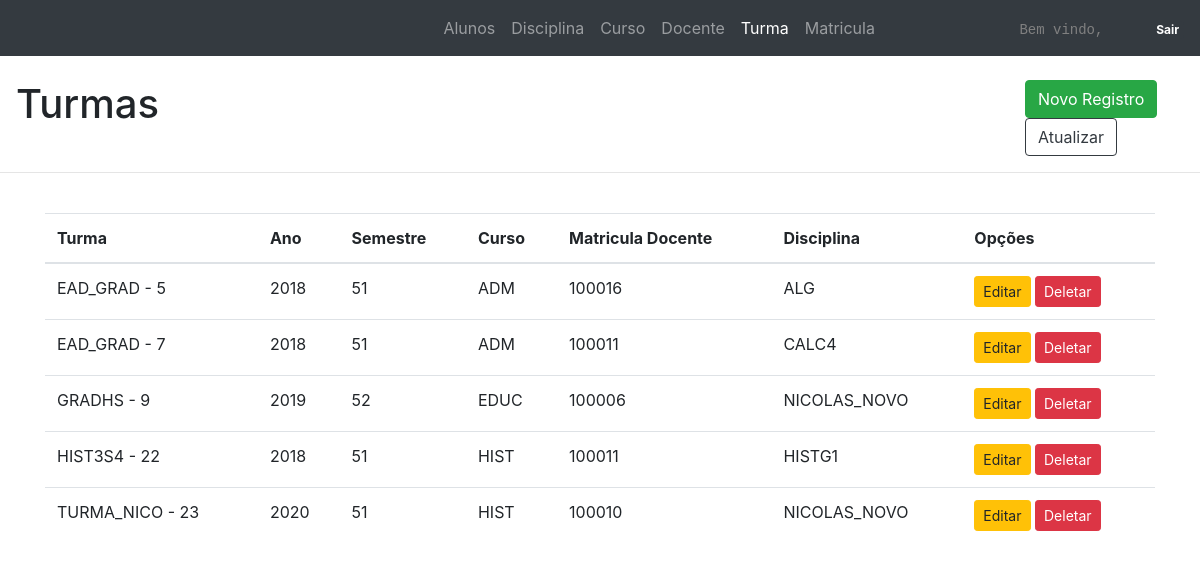
Page /app/turma.php (signed in) on the committed database.
### tables this page shows
create table turma
(
	id int auto_increment
		primary key,
	turma varchar(10) not null,
	ano int not null,
	semestre int not null,
	matriculaDocente int not null,
	curso varchar(20) null,
	disciplina varchar(20) null,
	constraint turma_ibfk_1
		foreign key (matriculaDocente) references docente (matriculaDocente),
	constraint turma_ibfk_2
		foreign key (curso) references curso (curso),
	constraint turma_ibfk_3
		foreign key (disciplina) references disciplina (disciplina),
	constraint turma_ibfk_4
		foreign key (matriculaDocente) references docente (matriculaDocente),
	constraint turma_ibfk_5
		foreign key (curso) references curso (curso),
	constraint turma_ibfk_6
		foreign key (disciplina) references disciplina (disciplina),
	constraint turma_ibfk_7
		foreign key (matriculaDocente) references docente (matriculaDocente),
	constraint turma_ibfk_8
		foreign key (curso) references curso (curso),
	constraint turma_ibfk_9
		foreign key (disciplina) references disciplina (disciplina)
);

### app/turma.php (the view, shortened to what this page needs)
<?php
include 'conexao.php';
?>
<!DOCTYPE html>
<html lang="pt-br">
<head>
  <link rel="stylesheet" href="https://stackpath.bootstrapcdn.com/bootstrap/4.1.3/css/bootstrap.min.css">
  <link rel="stylesheet" href="https://maxcdn.bootstrapcdn.com/bootstrap/4.0.0/css/bootstrap.min.css">
  <link rel="stylesheet" href="./css/main.css">
  <link href="https://unpkg.com/gijgo@1.9.13/css/gijgo.min.css" rel="stylesheet" type="text/css" />
</head>
<body>
  <nav class="navbar navbar-expand-lg navbar-dark bg-dark">
    <div class="container col-lg-2 ">
      <div class="collapse navbar-collapse" id="navbarNav">
        <ul class="navbar-nav">
          <li class="nav-item">
            <a class="nav-link" href="./aluno.php">Alunos</a>
          </li>
          <li class="nav-item">
            <a class="nav-link" href="./disciplinas.php">Disciplina</a>
          </li>
          <li class="nav-item">
            <a class="nav-link" href="./curso.php">Curso</a>
          </li>
          <li class="nav-item">
            <a class="nav-link" href="./docente.php">Docente</a>
          </li>
          <li class="nav-item active">
            <a class="nav-link" href="./turma.php">Turma</a>
          </li>
          <li class="nav-item">
            <a class="nav-link" href="./matricula.php">Matricula</a>
          </li>
        </ul>
      </div>
    </div>
    <div class="mr-5">
        <code class="text-right"><font color="grey">Bem vindo, <?php echo $_SESSION['login'] . " ";?></font></code>
    </div>
    <div>
        <a href="./index.php" class="badge badge-dark">Sair</a>
    </div>
  </nav>
<br>
<div class="row">
    <div class="col">
      <h1 class="ml-3">Turmas</h1>
  </div>
  <div class="col col-lg-2">
      <button type="button" class="btn btn-success" data-toggle="modal" data-target="#addTurma">Novo Registro</button>
      <button type="button" class="btn btn-outline-dark" onclick="location.reload()">Atualizar</button>
  </div>
</div>
<hr>
<br>
<?php
$sql = "
    SELECT * FROM Turma
-- SELECT DISTINCT
-- a.id,
-- a.turma,
-- a.ano,
-- a.semestre,
-- b.nomeCurso
-- FROM
-- Turma AS a
-- INNER JOIN curso AS b ON a.curso = b.curso;
";
$stmt = $conn->prepare($sql);
$stmt->execute();
$result = $stmt->fetchAll();
?>
<div class="container">
    <table class="table table-hover">
      <thead>
        <tr>
          <th scope="col">Turma</th>
          <th scope="col">Ano</th>
          <th scope="col">Semestre</th>
          <th scope="col">Curso</th>
          <th scope="col">Matricula Docente</th>
          <th scope="col">Disciplina</th>
          <th scope="col">Opções</th>
      </tr>
  </thead>
  <tbody>
    <?php foreach ($result as $key => $value) : ?>
      <tr>
        <td><?= $value['turma']. " - ".$value['id'] ; ?></td>
        <td><?=$value['ano'];?></td>
        <td><?=$value['semestre'];?></td>
        <td><?=$value['curso'];?></td>
        <td><?=$value['matriculaDocente'];?></td>
        <td><?=$value['disciplina'];?></td>
        <td>
          <button type="button" class="btn btn-warning btn-sm" data-toggle="modal" data-target="#editarTurma" onclick="
          editaTurma(<?=$value['id'];?>, '<?=$value['turma'];?>', <?=$value['ano'];?>, <?=$value['semestre'];?>, '<?=$value['curso'];?>', '<?=$value['disciplina'];?>', <?=$value['matriculaDocente'];?>);
          ">Editar</button>
          <button  type="submit" class="btn btn-danger btn-sm" onclick="deletaRegistro('excluirTurma',<?php echo $value['id']; ?>)"
            >Deletar</button>
        </td>
    </tr>
<?php endforeach ?>
</tbody>
</table>
</div>
</body>
</html>

### rows in the picture
turma: turma "EAD_GRAD", id "5", ano "2018", semestre "51", curso "ADM", matriculaDocente "100016", disciplina "ALG"
turma: turma "EAD_GRAD", id "7", ano "2018", semestre "51", curso "ADM", matriculaDocente "100011", disciplina "CALC4"
turma: turma "GRADHS", id "9", ano "2019", semestre "52", curso "EDUC", matriculaDocente "100006", disciplina "NICOLAS_NOVO"
turma: turma "HIST3S4", id "22", ano "2018", semestre "51", curso "HIST", matriculaDocente "100011", disciplina "HISTG1"
turma: turma "TURMA_NICO", id "23", ano "2020", semestre "51", curso "HIST", matriculaDocente "100010", disciplina "NICOLAS_NOVO"
